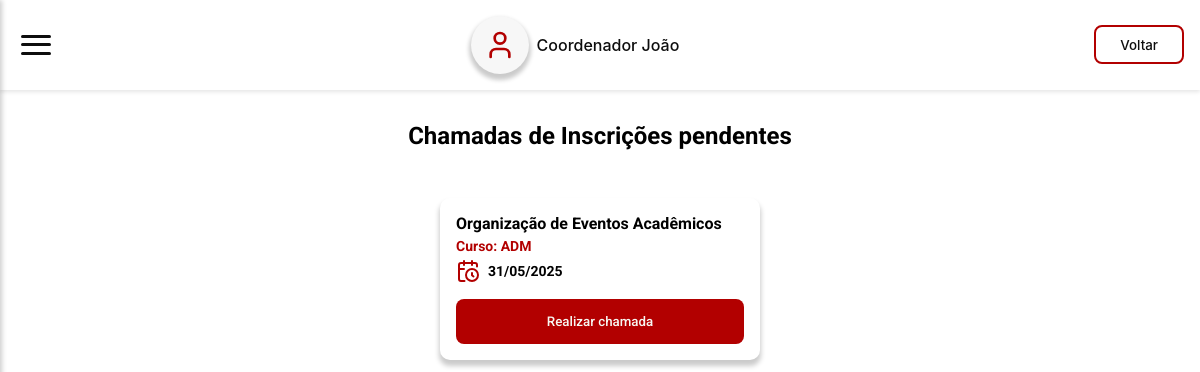
The page /pages/admin/add/editais.admin.php (signed in) on the database its author committed.
### tables this page shows
CREATE TABLE `tb_hae` (
  `id_hae` int NOT NULL,
  `titulo` varchar(60) NOT NULL,
  `tip_hae` varchar(30) NOT NULL,
  `quant_hae` int NOT NULL,
  `descricao` varchar(500) NOT NULL,
  `data_inicio` date NOT NULL,
  `data_final` date NOT NULL
);

### server/model/Chamada.php (called while the page is built, shortened)
<?php
include_once __DIR__ . "/Database.php";
class Chamada
{
    private Database $db;
    public function __construct($id_chamada = null, $id_hae = null, $id_inscricao = null, $data_envio = "", $quant_hae = null, $status = "", $justificativa = "")
    {
        $this->db = new Database();
        $this->db->connect_to();
    }
    public function getPendenteChamadas()
    {
        $query = "SELECT h.*
                  FROM tb_hae h
                  WHERE NOW() > h.data_final";
        $stmt = $this->db->get_PDO()->prepare($query);
        $stmt->execute();
        $result = $stmt->fetchAll(PDO::FETCH_ASSOC);
        return $result;
    }
}

### server/model/Database.php (called while the page is built, shortened)
<?php
class Database
{
    private string $host = 'localhost';
    private string $db   = 'pi_fatec';
    private string $user = 'root';
    private string $pass = 'root';
    private string $charset = 'utf8mb4';
    private PDO | null $pdo = null;
    public function connect_to()
    {
        $dsn = "mysql:host={$this->host};dbname={$this->db};charset={$this->charset}";
        try {
            $this->pdo = new PDO($dsn, $this->user, $this->pass);
            $this->pdo->setAttribute(PDO::ATTR_ERRMODE, PDO::ERRMODE_EXCEPTION);
        } catch (PDOException $e) {
            echo "❌ Connection failed: " . $e->getMessage();
        }
    }
    public function is_connected()
    {
        return isset($this->pdo);
    }
    public function get_PDO(): PDO | null
    {
        return $this->is_connected() ? $this->pdo : null;
    }
}

### pages/admin/add/editais.admin.php (the view, shortened to what this page needs)
<?php
require_once __DIR__ . "/../../../server/model/Chamada.php";
$chamada = new Chamada();
?>
<!DOCTYPE html>
<html lang="pt-br">
<head>
    <link rel="stylesheet" href="../../../styles/global.css" />
    <link rel="stylesheet" href="../../../styles/components.css" />
    <link rel="stylesheet" href="../../../styles/edital.css" />
</head>
<body>
    <header-fatec
        data-button-title="Voltar"
        data-button-href="../editals.admin.php"></header-fatec>
    <section id="form-section">
        <h2 class="form-title" style="text-align: center">
            Chamadas de Inscrições pendentes
        </h2>
        <?php
        $chamadas = $chamada->getPendenteChamadas();
        if (count($chamadas) > 0) {
            foreach ($chamadas as $chamada) {
                echo '
            <div class="card-secondary">
        <span>
          <h4>' . $chamada["titulo"] . '</h4>
          <h5>Curso: ' . $chamada["tip_hae"] . '</h5>
          <p>
            <img
              src="../../../public/icons/calendar-clock.svg"
              alt="calendar clock"
            />' . date("d/m/Y", strtotime($chamada["data_final"])) . '
          </p>
        </span>
        <a href="./resultado_form.php?id=' . $chamada["id_hae"] . '">
          <button
            class="button-primary"
            style="
              --button-color: var(--fatec-red-500);
              --button-color-hover: var(--fatec-red-400);
            "
          >Realizar chamada</button>
        </a>
      </div>';
            }
        } else {
            echo '<p>Nenhuma chamada pendente encontrada.</p>';
        }
        ?>
    </section>
</body>
</html>

### styles/global.css (style rules this page uses)
:root { --fatec-red-400: #d32719; --fatec-red-500: #b20000; --fatec-red-700: #7e0000; --fatec-white-500: #f7f7f2; --fatec-dark-500: #0d0d0d; --fatec-gray-500: #666666; --fatec-gray-300: #dadada; --fatec-blue-500: #005c6d; --fatec-blue-700: #004854; --fatec-lightblue-500: #00c1cf; --fatec-lightblue-600: #00d8e8; --sm: 640px; --md: 768px; --lg: 1024px; --xl: 1280px; --2xl: 1536px; --text-xs-font-size: 0.75rem; --text-sm-font-size: 0.875rem; --text-base-font-size: 1rem; --text-lg-font-size: 1.125rem; --text-xl-font-size: 1.25rem; --text-2xl-font-size: 1.5rem; --text-xs-line-height: 1rem; --text-sm-line-height: 1.25rem; --text-base-line-height: 1.5rem; --text-lg-line-height: 1.75rem; --text-xl-line-height: 1.75rem; }
*::before, *::after { box-sizing: border-box; }
* { padding: 0; margin: 0; box-sizing: border-box; }
body { -webkit-font-smoothing: antialiased; -moz-osx-font-smoothing: grayscale; text-rendering: optimizeLegibility !important; }
a { text-decoration: none; }

### styles/components.css (style rules this page uses)
.button-primary { background: var(--button-color); color: var(--fatec-white-500); padding: 0.95rem 1.5rem; border: 0; border-radius: 8px; font-family: "Roboto", sans-serif; font-weight: 500; cursor: pointer; transition: background ease 400ms; }
.card-secondary { display: flex; flex-direction: column; box-shadow: 0 5px 5px 1px #00000035; border-radius: 10px; padding: 1rem; font-family: "Roboto", sans-serif; }

### styles/edital.css (style rules this page uses)
section { display: flex; align-items: center; justify-content: center; gap: 1rem; padding: 2rem; }
section .card-secondary { width: 20rem; gap: 1rem; }
.card-secondary > span { display: inherit; flex-direction: column; gap: .2rem; }
.card-secondary span > p { display: inherit; align-items: center; gap: .5rem; font-size: var(--text-sm-font-size); font-weight: bold; line-height: var(--text-sm-line-height); }
.card-secondary span > h5 { color: var(--fatec-red-500); font-size: var(--text-sm-font-size); line-height: var(--text-sm-line-height); }
.card-secondary a, button { width: 100%; }

### pages/admin/add/editais.admin.php (style rules this page uses)
.form-title { font-family: "Roboto", sans-serif; font-size: var(--text-2xl-font-size); line-height: var(--text-xl-line-height); margin-bottom: 2rem; }
#form-section { display: flex; flex-direction: column; padding: 2rem; gap: 1rem; }

### rows shown on the page
tb_hae: titulo "Organização de Eventos Acadêmicos", tip_hae "ADM", data_final "31/05/2025"
